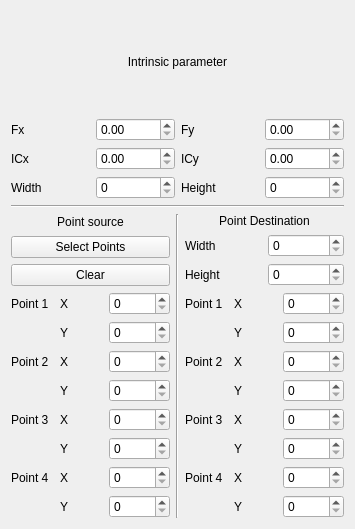
              <widget class="QWidget" name="page_6">
               <property name="geometry">
                <rect>
                 <x>0</x>
                 <y>0</y>
                 <width>355</width>
                 <height>529</height>
                </rect>
               </property>
               <attribute name="label">
                <string>Image 6</string>
               </attribute>
               <layout class="QVBoxLayout" name="verticalLayout_38">
                <item>
                 <layout class="QVBoxLayout" name="verticalLayout_34">
                  <item>
                   <widget class="QLabel" name="label_184">
                    <property name="text">
                     <string>Intrinsic parameter</string>
                    </property>
                    <property name="alignment">
                     <set>Qt::AlignCenter</set>
                    </property>
                   </widget>
                  </item>
                  <item>
                   <layout class="QGridLayout" name="gridLayout_22">
                    <item row="0" column="3">
                     <widget class="QDoubleSpinBox" name="doubleSpinBox_fy_5">
                      <property name="maximum">
                       <double>10000.000000000000000</double>
                      </property>
                     </widget>
                    </item>
                    <item row="2" column="3">
                     <widget class="QDoubleSpinBox" name="doubleSpinBox_icy_5">
                      <property name="maximum">
                       <double>10000.000000000000000</double>
                      </property>
                     </widget>
                    </item>
                    <item row="2" column="2">
                     <widget class="QLabel" name="label_185">
                      <property name="text">
                       <string>ICy</string>
                      </property>
                     </widget>
                    </item>
                    <item row="0" column="2">
                     <widget class="QLabel" name="label_186">
                      <property name="text">
                       <string>Fy</string>
                      </property>
                     </widget>
                    </item>
                    <item row="2" column="0">
                     <widget class="QLabel" name="label_187">
                      <property name="text">
                       <string>ICx</string>
                      </property>
                     </widget>
                    </item>
                    <item row="3" column="0">
                     <widget class="QLabel" name="label_188">
                      <property name="text">
                       <string>Width</string>
                      </property>
                     </widget>
                    </item>
                    <item row="3" column="2">
                     <widget class="QLabel" name="label_189">
                      <property name="text">
                       <string>Height</string>
                      </property>
                     </widget>
                    </item>
                    <item row="0" column="0">
                     <widget class="QLabel" name="label_190">
                      <property name="text">
                       <string>Fx</string>
                      </property>
                     </widget>
                    </item>
                    <item row="3" column="1">
                     <widget class="QSpinBox" name="spinBox_width_5">
                      <property name="minimumSize">
                       <size>
                        <width>70</width>
                        <height>0</height>
                       </size>
                      </property>
                      <property name="maximum">
                       <number>10000</number>
                      </property>
                     </widget>
                    </item>
                    <item row="0" column="1">
                     <widget class="QDoubleSpinBox" name="doubleSpinBox_fx_5">
                      <property name="maximum">
                       <double>10000.000000000000000</double>
                      </property>
                     </widget>
                    </item>
                    <item row="2" column="1">
                     <widget class="QDoubleSpinBox" name="doubleSpinBox_icx_5">
                      <property name="maximum">
                       <double>10000.000000000000000</double>
                      </property>
                     </widget>
                    </item>
                    <item row="3" column="3">
                     <widget class="QSpinBox" name="spinBox_height_5">
                      <property name="minimumSize">
                       <size>
                        <width>70</width>
                        <height>0</height>
                       </size>
                      </property>
                      <property name="maximum">
                       <number>10000</number>
                      </property>
                     </widget>
                    </item>
                   </layout>
                  </item>
                  <item>
                   <widget class="Line" name="line_11">
                    <property name="orientation">
                     <enum>Qt::Horizontal</enum>
                    </property>
                   </widget>
                  </item>
                  <item>
                   <layout class="QHBoxLayout" name="horizontalLayout_9">
                    <item>
                     <layout class="QVBoxLayout" name="verticalLayout_35">
                      <item>
                       <widget class="QLabel" name="label_191">
                        <property name="text">
                         <string>Point source</string>
                        </property>
                        <property name="alignment">
                         <set>Qt::AlignCenter</set>
                        </property>
                       </widget>
                      </item>
                      <item>
                       <layout class="QVBoxLayout" name="verticalLayout_36">
                        <item>
                         <widget class="QPushButton" name="button_select_point_5">
                          <property name="text">
                           <string>Select Points</string>
                          </property>
                          <property name="checkable">
                           <bool>true</bool>
                          </property>
                         </widget>
                        </item>
                        <item>
                         <widget class="QPushButton" name="button_clear_5">
                          <property name="text">
                           <string>Clear</string>
                          </property>
                         </widget>
                        </item>
                       </layout>
                      </item>
                      <item>
                       <layout class="QGridLayout" name="gridLayout_23">
                        <item row="8" column="1">
                         <widget class="QLabel" name="label_196">
                          <property name="text">
                           <string>Y </string>
                          </property>
                         </widget>
                        </item>
                        <item row="0" column="0">
                         <widget class="QLabel" name="label_200">
                          <property name="text">
                           <string>Point 1</string>
                          </property>
                         </widget>
                        </item>
                        <item row="6" column="2">
                         <widget class="QSpinBox" name="spinBox_src_point3_y_5">
                          <property name="maximum">
                           <number>10000</number>
                          </property>
                         </widget>
                        </item>
                        <item row="3" column="0">
                         <widget class="QLabel" name="label_199">
                          <property name="text">
                           <string>Point 2</string>
                          </property>
                         </widget>
                        </item>
                        <item row="4" column="2">
                         <widget class="QSpinBox" name="spinBox_src_point2_y_5">
                          <property name="maximum">
                           <number>10000</number>
                          </property>
                         </widget>
                        </item>
                        <item row="3" column="2">
                         <widget class="QSpinBox" name="spinBox_src_point2_x_5">
                          <property name="maximum">
                           <number>10000</number>
                          </property>
                         </widget>
                        </item>
                        <item row="2" column="1">
                         <widget class="QLabel" name="label_195">
                          <property name="text">
                           <string>Y </string>
                          </property>
                         </widget>
                        </item>
                        <item row="5" column="1">
                         <widget class="QLabel" name="label_203">
                          <property name="text">
                           <string>X </string>
                          </property>
                         </widget>
                        </item>
                        <item row="0" column="1">
                         <widget class="QLabel" name="label_194">
                          <property name="text">
                           <string>X </string>
                          </property>
                         </widget>
                        </item>
                        <item row="4" column="1">
                         <widget class="QLabel" name="label_193">
                          <property name="text">
                           <string>Y </string>
                          </property>
                         </widget>
                        </item>
                        <item row="5" column="0">
                         <widget class="QLabel" name="label_197">
                          <property name="text">
                           <string>Point 3</string>
                          </property>
                         </widget>
                        </item>
                        <item row="6" column="1">
                         <widget class="QLabel" name="label_198">
                          <property name="text">
                           <string>Y </string>
                          </property>
                         </widget>
                        </item>
                        <item row="5" column="2">
                         <widget class="QSpinBox" name="spinBox_src_point3_x_5">
                          <property name="maximum">
                           <number>10000</number>
                          </property>
                         </widget>
                        </item>
                        <item row="7" column="0">
                         <widget class="QLabel" name="label_192">
                          <property name="text">
                           <string>Point 4</string>
                          </property>
                         </widget>
                        </item>
                        <item row="3" column="1">
                         <widget class="QLabel" name="label_201">
                          <property name="text">
                           <string>X </string>
                          </property>
                         </widget>
                        </item>
                        <item row="2" column="2">
                         <widget class="QSpinBox" name="spinBox_src_point1_y_5">
                          <property name="maximum">
                           <number>10000</number>
                          </property>
                         </widget>
                        </item>
                        <item row="7" column="2">
                         <widget class="QSpinBox" name="spinBox_src_point4_x_5">
                          <property name="maximum">
                           <number>10000</number>
                          </property>
                         </widget>
                        </item>
                        <item row="8" column="2">
                         <widget class="QSpinBox" name="spinBox_src_point4_y_5">
                          <property name="maximum">
                           <number>10000</number>
                          </property>
                         </widget>
                        </item>
                        <item row="7" column="1">
                         <widget class="QLabel" name="label_202">
                          <property name="text">
                           <string>X </string>
                          </property>
                         </widget>
                        </item>
                        <item row="0" column="2">
                         <widget class="QSpinBox" name="spinBox_src_point1_x_5">
                          <property name="maximum">
                           <number>10000</number>
                          </property>
                         </widget>
                        </item>
                       </layout>
                      </item>
                     </layout>
                    </item>
                    <item>
                     <widget class="Line" name="line_12">
                      <property name="orientation">
                       <enum>Qt::Vertical</enum>
                      </property>
                     </widget>
                    </item>
                    <item>
                     <layout class="QVBoxLayout" name="verticalLayout_37">
                      <item>
                       <widget class="QLabel" name="label_204">
                        <property name="text">
                         <string>Point Destination</string>
                        </property>
                        <property name="alignment">
                         <set>Qt::AlignCenter</set>
                        </property>
                       </widget>
                      </item>
                      <item>
                       <layout class="QGridLayout" name="gridLayout_24">
                        <item row="0" column="0">
                         <widget class="QLabel" name="label_205">
                          <property name="text">
                           <string>Width</string>
                          </property>
                         </widget>
                        </item>
                        <item row="0" column="1">
                         <widget class="QSpinBox" name="spinBox_width_dst_5"/>
                        </item>
                        <item row="1" column="0">
                         <widget class="QLabel" name="label_206">
                          <property name="text">
                           <string>Height</string>
                          </property>
                         </widget>
                        </item>
                        <item row="1" column="1">
                         <widget class="QSpinBox" name="spinBox_height_dst_5"/>
                        </item>
                       </layout>
                      </item>
                      <item>
                       <layout class="QGridLayout" name="gridLayout_25">
                        <item row="2" column="1">
                         <widget class="QLabel" name="label_208">
                          <property name="text">
                           <string>Y</string>
                          </property>
                         </widget>
                        </item>
                        <item row="7" column="2">
                         <widget class="QSpinBox" name="spinBox_dst_point4_x_5">
                          <property name="maximum">
                           <number>10000</number>
                          </property>
                         </widget>
                        </item>
                        <item row="8" column="2">
                         <widget class="QSpinBox" name="spinBox_dst_point4_y_5">
                          <property name="maximum">
                           <number>10000</number>
                          </property>
                         </widget>
                        </item>
                        <item row="7" column="0">
                         <widget class="QLabel" name="label_207">
                          <property name="text">
                           <string>Point 4</string>
                          </property>
                         </widget>
                        </item>
                        <item row="8" column="1">
                         <widget class="QLabel" name="label_215">
                          <property name="text">
                           <string>Y</string>
                          </property>
                         </widget>
                        </item>
                        <item row="7" column="1">
                         <widget class="QLabel" name="label_212">
                          <property name="text">
                           <string>X</string>
                          </property>
                         </widget>
                        </item>
                        <item row="5" column="1">
                         <widget class="QLabel" name="label_216">
                          <property name="text">
                           <string>X</string>
                          </property>
                         </widget>
                        </item>
                        <item row="4" column="2">
                         <widget class="QSpinBox" name="spinBox_dst_point2_y_5">
                          <property name="maximum">
                           <number>10000</number>
                          </property>
                         </widget>
                        </item>
                        <item row="0" column="1">
                         <widget class="QLabel" name="label_218">
                          <property name="text">
                           <string>X</string>
                          </property>
                         </widget>
                        </item>
                        <item row="5" column="0">
                         <widget class="QLabel" name="label_209">
                          <property name="text">
                           <string>Point 3</string>
                          </property>
                         </widget>
                        </item>
                        <item row="3" column="1">
                         <widget class="QLabel" name="label_213">
                          <property name="text">
                           <string>X</string>
                          </property>
                         </widget>
                        </item>
                        <item row="4" column="1">
                         <widget class="QLabel" name="label_210">
                          <property name="text">
                           <string>Y</string>
                          </property>
                         </widget>
                        </item>
                        <item row="3" column="0">
                         <widget class="QLabel" name="label_217">
                          <property name="text">
                           <string>Point 2</string>
                          </property>
                         </widget>
                        </item>
                        <item row="2" column="2">
                         <widget class="QSpinBox" name="spinBox_dst_point1_y_5">
                          <property name="maximum">
                           <number>10000</number>
                          </property>
                         </widget>
                        </item>
                        <item row="0" column="0">
                         <widget class="QLabel" name="label_211">
                          <property name="text">
                           <string>Point 1</string>
                          </property>
                         </widget>
                        </item>
                        <item row="6" column="1">
                         <widget class="QLabel" name="label_214">
                          <property name="text">
                           <string>Y</string>
                          </property>
                         </widget>
                        </item>
                        <item row="6" column="2">
                         <widget class="QSpinBox" name="spinBox_dst_point3_y_5">
                          <property name="maximum">
                           <number>10000</number>
                          </property>
                         </widget>
                        </item>
                        <item row="3" column="2">
                         <widget class="QSpinBox" name="spinBox_dst_point2_x_5">
                          <property name="maximum">
                           <number>10000</number>
                          </property>
                         </widget>
                        </item>
                        <item row="5" column="2">
                         <widget class="QSpinBox" name="spinBox_dst_point3_x_5">
                          <property name="maximum">
                           <number>10000</number>
                          </property>
                         </widget>
                        </item>
                        <item row="0" column="2">
                         <widget class="QSpinBox" name="spinBox_dst_point1_x_5">
                          <property name="maximum">
                           <number>10000</number>
                          </property>
                         </widget>
                        </item>
                       </layout>
                      </item>
                     </layout>
                    </item>
                   </layout>
                  </item>
                 </layout>
                </item>
               </layout>
              </widget>
